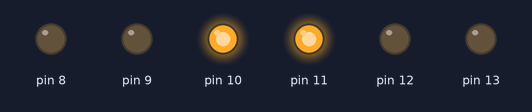
The sketch below on a simulated Arduino Uno, built with avr-gcc and run on an emulated ATmega328P. Parts: output pins drawn as LEDs (lit = HIGH).

Above: at 2.5 s.
At 5.5 s:
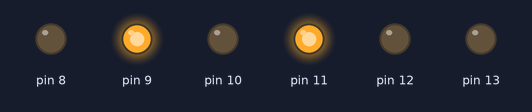
At 8.5 s:
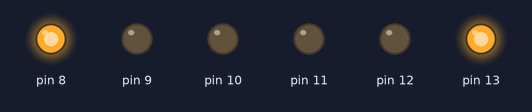
At 11.5 s:
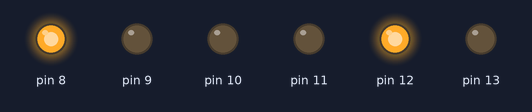
Timing chart, 0 to 15.6 s (numbered marks = the images above):
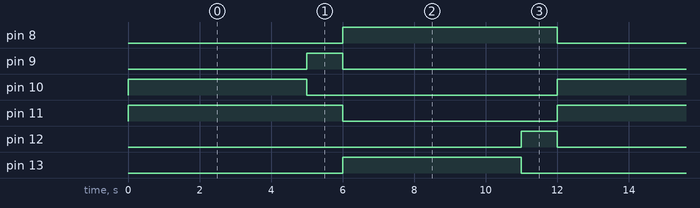

The sketch:

Semaforo_digital.ino
```cpp
void setup()
{
  pinMode(13, OUTPUT);
  pinMode(12, OUTPUT);
  pinMode(11, OUTPUT);
  pinMode(10, OUTPUT);
  pinMode(9, OUTPUT);
  pinMode(8, OUTPUT);
}

void loop()
{
  digitalWrite(12, LOW);
  digitalWrite(8, LOW);
  digitalWrite(11, HIGH);
  digitalWrite(10, HIGH);
  delay(5000);

  digitalWrite(10, LOW);
  digitalWrite(9, HIGH);
  delay(1000);

  digitalWrite(11, LOW);
  digitalWrite(13, HIGH);
  digitalWrite(9, LOW);
  digitalWrite(8, HIGH);
  delay(5000);

  digitalWrite(13, LOW);
  digitalWrite(12, HIGH);
  delay(1000);
}
```

Measured:
- by itself, pin 8, pin 11: alternates HIGH for 6.0 s and LOW for 6.0 s
- by itself, pin 9, pin 12: alternates HIGH for 1.0 s and LOW for 11.0 s
- by itself, pin 10, pin 13: alternates HIGH for 5.0 s and LOW for 7.0 s
